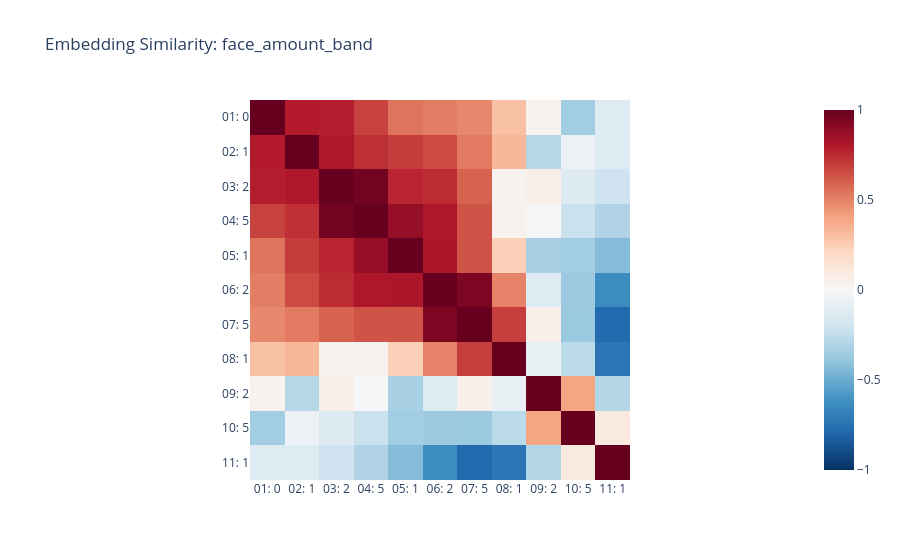

Notebook source saved alongside this figure:
### Code cell
model.embedding_plot_similarity("face_amount_band")
